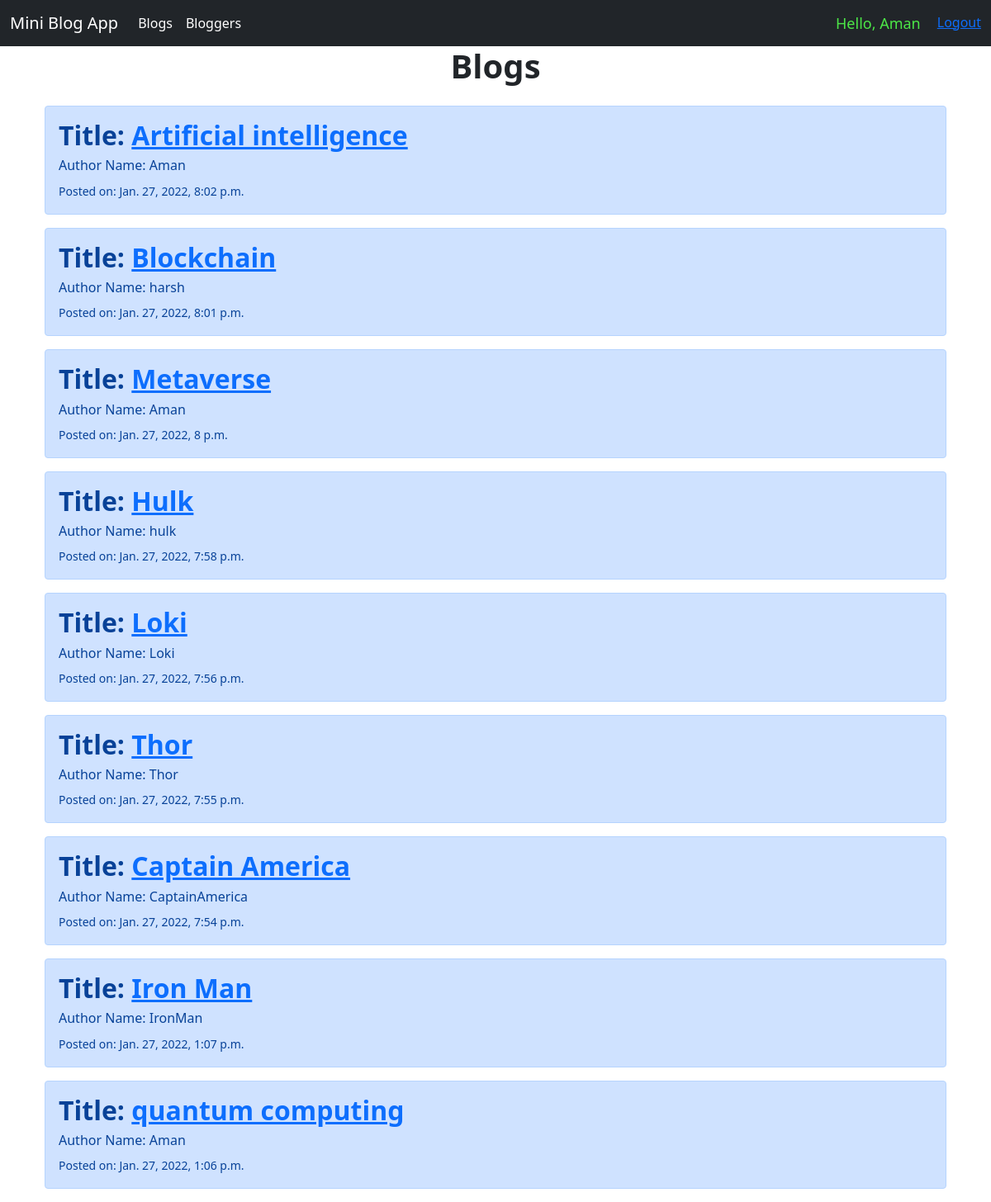
The app's page /blog/blogs/ (signed in) with its own data.
### blog/models.py (models this page shows)
class Post(models.Model):
    title = models.CharField(max_length=255)
    intro = models.TextField()
    body = models.TextField()
    date_added = models.DateTimeField(auto_now_add=True)
    blogger_name = models.ForeignKey(
        User, null=False, blank=False, on_delete=models.CASCADE, related_name="+")
    class Meta:
        ordering = ['-date_added']

### blog/views.py (the view)
# urls.py: path('blogs/', views.blogs_list, name="blogs_list"),
def blogs_list(request):
    posts = Post.objects.all()
    return render(request, 'blog/bloglist.html', {'bloggers': author, 'posts': posts})

### blog/templates/blog/bloglist.html
{% extends 'blog/base.html' %}
{% block content%}
    <div class="container"><br>
        <div  class="position-relative">
    <h1 class="h1 position-absolute top-10 start-50 translate-middle"><b>Blogs</b></h1><br></div>
    <br>
    {% for post in posts%}
      <div class="alert alert-primary" role="alert">
        <h2 class="h2"><b> Title: <a href="{% url 'blog_post_detail' post.id%}">{{post.title}}</a></b></h2>
        <h6>Author Name: {{post.blogger_name}}</h6>
        <small> Posted on: {{post.date_added}}</small>
      </div>
    {% endfor %}
</div>
{% endblock %}

### blog/templates/blog/base.html (shortened to what this page needs)
<!doctype html>
<html lang="en">
  <head>
    <link href="https://cdn.jsdelivr.net/npm/bootstrap@5.0.2/dist/css/bootstrap.min.css" rel="stylesheet">
  </head>
  <body>
    <nav class="navbar navbar-expand-lg navbar-dark bg-dark">
        <div class="container-fluid">
          <a class="navbar-brand" href="{% url 'home' %}">Mini Blog App</a>
          <div class="collapse navbar-collapse" id="navbarSupportedContent">
            <ul class="navbar-nav me-auto mb-2 mb-lg-0">
              <li class="nav-item">
                <a class="nav-link active" aria-current="page" href="{% url 'blogs_list' %}">Blogs</a>
              </li>
              <li class="nav-item">
                <a class="nav-link active" aria-current="page" href="{% url 'bloggers_list' %}">Bloggers</a>
              </li>
            </ul>
            <ul class="navbar-nav ml-auto">
              <li class="nav-item">
                <span class="hello-msg">Hello, {{request.user|default_if_none:"&nbsp;" }}</span>
              </li>
              <li class="nav-item">
                <span>
                  {% if request.user.is_authenticated %}
                  <a class="logout-msg" href="{% url 'logout' %}">
                    Logout</a>
                  {% else %}
                  <a class="logout-msg" href="{% url 'login' %}">
                    Login</a>
                  {% endif %}
                       </span>
              </li>
            </ul>
          </div>
        </div>
      </nav>
      <section>
        <div class="container">
          {% block content%}
          {% endblock%}
        </div>
      </section>
  </body>
</html>

### blog/templates/blog/base.html (style rules this page uses)
.hello-msg { font-size: 18px; color: rgb(76, 231, 71); margin-right: 20px; }

### records on screen
Post: title "Artificial intelligence", blogger_name "Aman", date_added "Jan. 27, 2022, 8:02 p.m."
Post: title "Blockchain", blogger_name "harsh", date_added "Jan. 27, 2022, 8:01 p.m."
Post: title "Metaverse", blogger_name "Aman", date_added "Jan. 27, 2022, 8 p.m."
Post: title "Hulk", blogger_name "hulk", date_added "Jan. 27, 2022, 7:58 p.m."
Post: title "Loki", blogger_name "Loki", date_added "Jan. 27, 2022, 7:56 p.m."
Post: title "Thor", blogger_name "Thor", date_added "Jan. 27, 2022, 7:55 p.m."
Post: title "Captain America", blogger_name "CaptainAmerica", date_added "Jan. 27, 2022, 7:54 p.m."
Post: title "Iron Man", blogger_name "IronMan", date_added "Jan. 27, 2022, 1:07 p.m."
Post: title "quantum computing", blogger_name "Aman", date_added "Jan. 27, 2022, 1:06 p.m."

### other values on screen
{{ request.user|default_if_none:"&nbsp;" }} "Aman"
